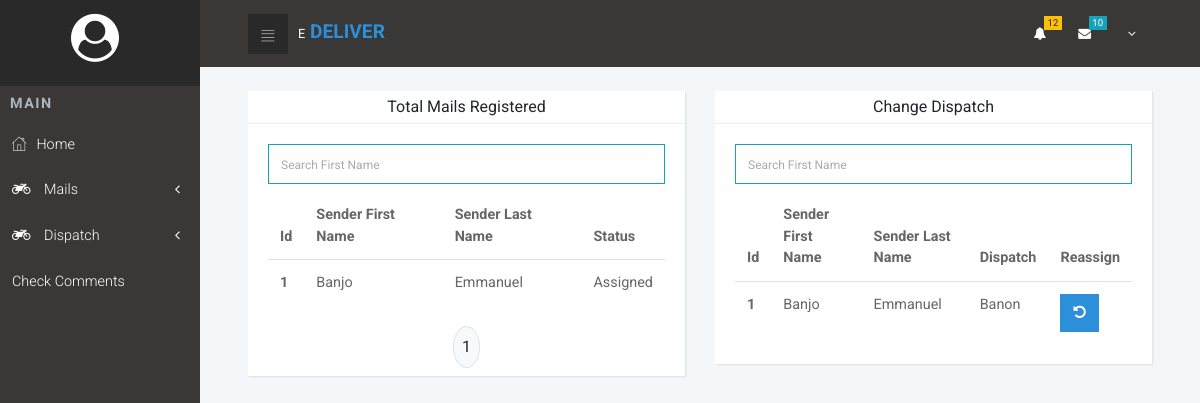
/managemail, run on the app's committed database.
### TestApp/models.py (models this page shows, shortened)
class Mail(models.Model):
    STATUS=[
        ('Not_Assigned','Not_Assigned'),
        ('Assigned','Assigned'),
        ('Delivered','Delivered')
    ]
    first_name=models.CharField(max_length=80)
    last_name=models.CharField(max_length=80)
    Phone_Number=PhoneNumberField()
    Sender_Address=models.CharField(max_length=1000,null=True,blank=True)
    sender_city = models.ForeignKey('City',on_delete=models.CASCADE,related_name='sender_city')
    recipent_first_name=models.CharField(max_length=80)
    recipent_last_name=models.CharField(max_length=80)
    recipent_phone_number=PhoneNumberField()
    Address=models.TextField('Recipent Address',max_length=1000)
    receiver_city = models.ForeignKey('City',on_delete=models.CASCADE,related_name='receiver_city')
    status = models.CharField(max_length=20,choices=STATUS,default='Not_Assigned')
    timestamp = models.DateTimeField(default=datetime.now)
    picked = models.BooleanField(default=False)

class AssignMail(models.Model):
    STATUS=[
    ('Assigned','Assigned'),
    ('Delivered','Delivered')
    ]
    mailid = models.ForeignKey(Mail,on_delete=models.CASCADE)
    riderid = models.ForeignKey(Dispatch,on_delete=models.CASCADE)
    timestamp = models.DateTimeField(default=datetime.now)
    status = models.CharField(max_length=20,choices=STATUS,default='Assigned')

class Dispatch(models.Model):
    first_name=models.CharField(max_length=80)
    last_name=models.CharField(max_length=80)
    username = models.CharField(max_length=80,unique=True,)
    id=models.CharField(primary_key=True, max_length=80)

### TestApp/views.py (the view)
# urls.py: path('managemail', managemails , name='managemail'),
def managemails(request):
    mail = AssignMail.objects.filter(status='Assigned')
    mail2 = Mail.objects.all()
    paginator = Paginator(mail2, 2)
    page_number = request.GET.get('page')
    page_obj = paginator.get_page(page_number)
    context={
     'mail':mail,
     'mail2':mail2,
     'page_obj': page_obj
    }
    return render(request,'mail/managemail.html',context )

### templates/mail/managemail.html (shortened to what this page needs)
{% extends 'base.html' %}
{% block content %}
{% include "nav.html" %}
<div class="container-fluid">
  <div class="row">
    <div class="col-lg-6 mx-auto">
      <div class="card mt-4">
        <div class="card-header py-1 text-center">
          Total Mails Registered
        </div>
        <div class="card-body">
          <input type="text" id="myInput" onkeyup="myFunction()" placeholder="Search First Name">
          <div class="table-responsive ">
            <table class="table" id="myTable">
              <thead>
                <tr>
                  <th>Id</th>
                  <th>Sender First Name</th>
                  <th>Sender Last Name</th>
                  <th>Status</th>
                </tr>
              </thead>
              <tbody>
                {% for item in page_obj %}
                <tr>
                  <th scope="row">{{item.id}}</th>
                  <td>{{item.first_name}}</td>
                  <td>{{item.last_name}}</td>
                  <td>{{item.status}}</td>
                </tr>
                {% endfor %}
              </tbody>
            </table>
          </div>
        </div>
       <div class="mx-auto mb-2">
                    <div class="pagination ">
                  <span class="step-links ">
                      <span class="current bg-light border p-2">
                           {{ page_obj.number }}
                      </span>
                  </span>
              </div>
         </div>
    </div>
</div>
    <div class="col-lg-6 mx-auto">
      <div class="card mt-4">
        <div class="card-header py-1 text-center">
          Change Dispatch
        </div>
        <div class="card-body">
           <input type="text" id="myInput" onkeyup="myFunction()" placeholder="Search First Name">
          <div class="table-responsive ">
            <table class="table">
              <thead>
                <tr>
                  <th>Id</th>
                  <th>Sender First Name</th>
                  <th>Sender Last Name</th>
                  <th>Dispatch</th>
                  <th>Reassign</th>
                </tr>
              </thead>
              <tbody>
                {% for item in mail %}
                <tr>
                  <th scope="row">{{item.mailid.id}}</th>
                  <td>{{item.mailid.first_name}}</td>
                  <td>{{item.mailid.last_name}}</td>
                  <td>{{item.riderid.username}}</td>
                  <td><a name="" id="" class="btn btn-primary" href="{% url 'reassign' item.mailid.id %}"
                      role="button"><i class="fa fa-undo" aria-hidden="true"></i></a></td>
                </tr>
                {% endfor %}
              </tbody>
            </table>
          </div>
        </div>
      </div>
    </div>
  </div>
</div>
{% endblock content %}

### templates/base.html (shortened to what this page needs)
{% load static %}
<!DOCTYPE html>
<html>
<head>
    {% include 'header.html' %}
</head>
<body>
    {% block content %}
    {% endblock content %}
</div>
</body>
</html>

### templates/header.html (shortened to what this page needs)
{% load static %}
  <head>
    <link rel="stylesheet" href="{% static 'vendor/bootstrap/css/bootstrap.min.css' %}">
    <link rel="stylesheet" href="{% static 'vendor/font-awesome/css/font-awesome.min.css' %}">
    <link rel="stylesheet" href="{% static 'css/fontastic.css' %}">
    <link rel="stylesheet" href="{% static 'css/grasp_mobile_progress_circle-1.0.0.min.css' %}">
    <link rel="stylesheet" href="{% static 'vendor/malihu-custom-scrollbar-plugin/jquery.mCustomScrollbar.css' %}">
    <link rel="stylesheet" href="{% static 'css/style.blue.css' %}" id="theme-stylesheet">
    <link rel="stylesheet" href="{% static 'css/custom.css' %}">
    </head>

### templates/nav.html (shortened to what this page needs)
{% load static %}
        <nav class="side-navbar">
      <div class="side-navbar-wrapper">
        <div class="sidenav-header d-flex align-items-center justify-content-center">
          <div class="sidenav-header-inner text-center">
          {% if user.image %}
          <img src="{{user.image.url}}" class="img-fluid rounded-circle">
          {% else %}
          <i class="fa fa-user-circle icon" aria-hidden="true"></i>
        {% endif %}
          </div>
        </div>
        <div class="main-menu">
          <h5 class="sidenav-heading">Main</h5>
          <ul id="side-main-menu" class="side-menu list-unstyled">
            <li><a href="{% url 'decide' %}"> <i class="icon-home"></i>Home                             </a></li>
            <li><a href="#exampledropdownDropdown" aria-expanded="false" data-toggle="collapse"><i class="fa fa-motorcycle    "></i> Mails</a>
            </li>
            <li><a href="#exampledropdownDropdown2" aria-expanded="false" data-toggle="collapse"><i class="fa fa-motorcycle    "></i>  Dispatch </a>
            </li>
           <li><a href="{% url 'view_comments' %}">  Check Comments  </a></li>
          </ul>
        </div>
      </div>
    </nav>
     <div class="page">
        <nav class="navbar">
        <div class="container-fluid">
          <div class="navbar-holder d-flex align-items-center justify-content-between">
            <div class="navbar-header"><a id="toggle-btn" href="#" class="menu-btn"><i class="icon-bars"> </i></a><a href="index.html" class="navbar-brand">
                <div class="brand-text d-none d-md-inline-block"><span>E  </span><strong class="text-primary"> DELIVER</strong></div></a></div>
            <ul class="nav-menu list-unstyled d-flex flex-md-row align-items-md-center">
              <li class="nav-item dropdown"> <a id="notifications" rel="nofollow" data-target="#" href="#" data-toggle="dropdown" aria-haspopup="true" aria-expanded="false" class="nav-link"><i class="fa fa-bell"></i><span class="badge badge-warning">12</span></a>
              </li>
              <li class="nav-item dropdown"> <a id="messages" rel="nofollow" data-target="#" href="#" data-toggle="dropdown" aria-haspopup="true" aria-expanded="false" class="nav-link"><i class="fa fa-envelope"></i><span class="badge badge-info">10</span></a>
              </li>
                              <li class="nav-item dropdown"><a id="profile" rel="nofollow" data-target="#" href="#" data-toggle="dropdown" aria-haspopup="true" aria-expanded="false" class="nav-link dropdown-toggle"></a>
                </li>
            </ul>
          </div>
        </div>
      </nav>

### templates/scripts.html (shortened to what this page needs)
   {% load static %}

### templates/mail/managemail.html (style rules this page uses)
body { background-color: #F4F7FA; }
span.current { border-radius:50%; }

### templates/nav.html (style rules this page uses)
i.icon { font-size: 3rem; }

### data on the page
Mail: id "1", first_name "Banjo", last_name "Emmanuel", status "Assigned"
AssignMail: mailid.id "1", mailid.first_name "Banjo", mailid.last_name "Emmanuel", riderid.username "Banon"

### other printed values
{{ page_obj.number }} "1"
